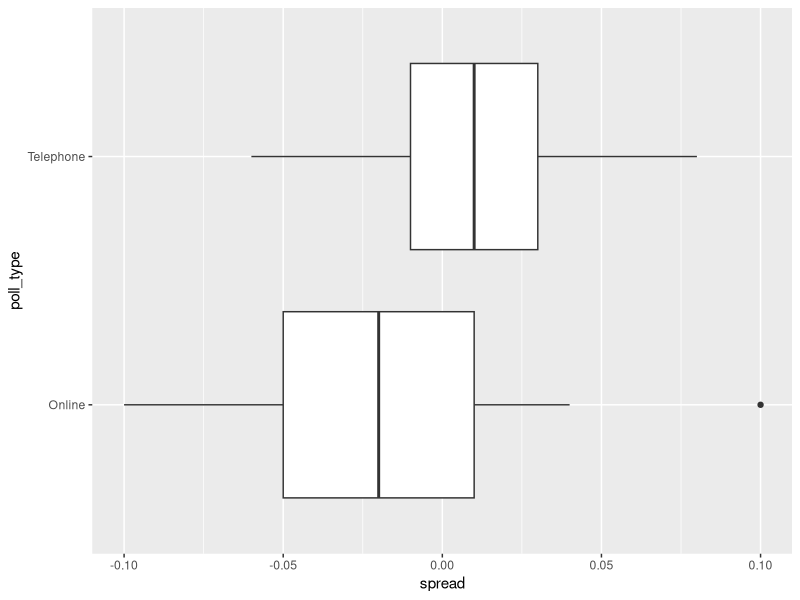

Reproduce this figure in R.
library(tidyverse)
options(digits = 3)
library(dslabs)
data(brexit_polls)

p <- 0.481    # official proportion voting "Remain"
d <- 2*p-1    # official spread
n <- 1500
exp_val<-n*p
se<- sqrt(n*p*(1-p))
exp_val
se
se_hat<- sqrt((p*(1-p)/n))
se_hat
#question 2
names(brexit_polls)
mean(brexit_polls$spread)
sd(brexit_polls$spread)

brexit_polls <- brexit_polls %>%
  mutate(x_hat = (spread+1)/2)

names(brexit_polls)
mean(brexit_polls$x_hat)
sd(brexit_polls$x_hat)

brexit_polls[1,]
first_poll <- brexit_polls[1,]

se_hat<-  sqrt((first_poll$x_hat*(1-first_poll$x_hat)/first_poll$samplesize))
se_hat
x_hat<- first_poll$x_hat

lower<- x_hat - qnorm(0.975)*se_hat
upper<- x_hat + qnorm(0.975)*se_hat
brexit_polls

june_polls <- brexit_polls %>% filter(enddate>= "2016-06-01")
june_polls <- brexit_polls %>%
  filter(enddate >= "2016-06-01")
nrow(june_polls)
june_polls <- june_polls %>%
  mutate(se_x_hat = sqrt(x_hat*(1-x_hat)/samplesize),
         se_spread = 2*se_x_hat,
         ci_lower_spread = spread - qnorm(0.975)*se_spread,
         ci_upper_spread = spread + qnorm(0.975)*se_spread)
mean(june_polls$ci_lower_spread < 0 & june_polls$ci_upper_spread > 0)

mean(june_polls$ci_lower_spread > 0)

june_polls <- june_polls %>%
  mutate(hit = (2*p-1 > ci_lower_spread) & (2*p-1 < ci_upper_spread))
mean(june_polls$hit)
head(june_polls)

names(june_polls)
ggplot(june_polls)+geom_boxplot(aes(spread, poll_type))




combined_by_type <- june_polls %>%
  group_by(poll_type) %>%
  summarize(N = sum(samplesize),
            spread = sum(spread*samplesize)/N,
            p_hat = (spread + 1)/2,
            se_spread = 2*sqrt(p_hat*(1-p_hat)/N),
            spread_lower = spread - qnorm(.975)*se_spread,
            spread_upper = spread + qnorm(.975)*se_spread)
combined_by_type %>%
  filter(poll_type == "Online") %>%
  pull(spread_lower)
combined_by_type %>%
  filter(poll_type == "Online") %>%
  pull(spread_upper)


brexit_hit <- brexit_polls %>%
  mutate(p_hat = (spread + 1)/2,
         se_spread = 2*sqrt(p_hat*(1-p_hat)/samplesize),
         spread_lower = spread - qnorm(.975)*se_spread,
         spread_upper = spread + qnorm(.975)*se_spread,
         hit = spread_lower < -0.038 & spread_upper > -0.038) %>%
  select(poll_type, hit)

brexit_chisq <- table(brexit_hit$poll_type, brexit_hit$hit)
chisq.test(brexit_chisq)$p.value
# online > telephone
hit_rate <- brexit_hit %>%
  group_by(poll_type) %>%
  summarize(avg = mean(hit))
hit_rate$avg[hit_rate$poll_type == "Online"] > hit_rate$avg[hit_rate$poll_type == "Telephone"]

# statistically significant
chisq.test(brexit_chisq)$p.value < 0.05
# convert to data frame
chisq_df <- as.data.frame(brexit_chisq)

online_true <- chisq_df$Freq[chisq_df$Var1 == "Online" & chisq_df$Var2 == "TRUE"]
online_false <- chisq_df$Freq[chisq_df$Var1 == "Online" & chisq_df$Var2 == "FALSE"]

online_odds <- online_true/online_false
online_odds

phone_true <- chisq_df$Freq[chisq_df$Var1 == "Telephone" & chisq_df$Var2 == "TRUE"]
phone_false <- chisq_df$Freq[chisq_df$Var1 == "Telephone" & chisq_df$Var2 == "FALSE"]

phone_odds <- phone_true/phone_false
phone_odds

online_odds/phone_odds
